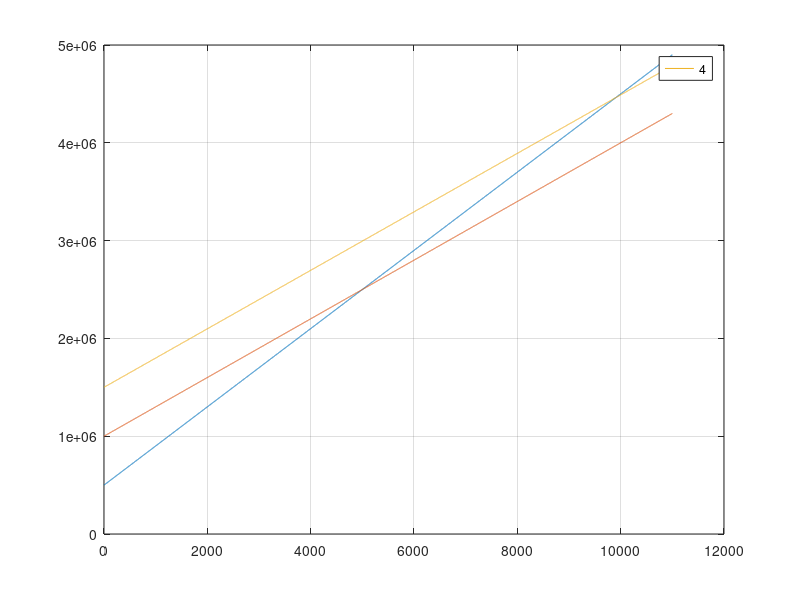

MATLAB code to generate this figure:
LIMITE_X=11000;
TAM_X=LIMITE_X+1;
x = 0:LIMITE_X;
#plot (x, sin (x));
m=[500,400,300,299,298,297,200,100,50,0];
b=[ 0, 500000, 1000000, 1500000, 2000000, 2000500, 2001000];
m
b
y=zeros(11);
for i=1:7
	y(i,1:TAM_X)=m(i)*x+b(i);
	if i>=2 && i<=4
#		continue;
		p1=plot(x,y(i,1:TAM_X));
         	legend(p1,int2str(i));
	 	hold all;
	end
end
grid
figure
#y

